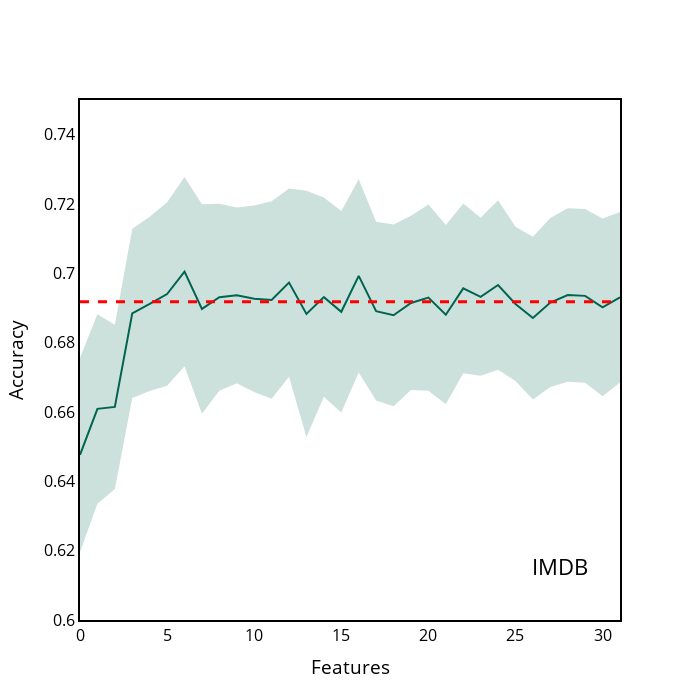

Notebook cell for this chart:
### Code cell
IMDB["y_upper"] = IMDB["accuracy_contribution"] + IMDB["accuracy_contribution_std"]
IMDB["y_lower"] = IMDB["accuracy_contribution"] - IMDB["accuracy_contribution_std"]

x = IMDB.index.tolist()
y = IMDB["accuracy_contribution"].tolist()

y_upper = IMDB["y_upper"].tolist()
y_lower = IMDB["y_lower"].tolist()


fig = go.Figure([
    go.Scatter(
        x=x,
        y=y,
        line=dict(color='rgb(0,100,80)'),
        mode='lines'
    ),
    go.Scatter(
        x=x+x[::-1], # x, then x reversed
        y=y_upper+y_lower[::-1], # upper, then lower reversed
        fill='toself',
        fillcolor='rgba(0,100,80,0.2)',
        line=dict(color='rgba(255,255,255,0)'),
        hoverinfo="skip",
        showlegend=False
    )
])



# Update figure layout
fig.update_layout(title={'text':'IMDB', 'y':0.2, 'x':0.8,'xanchor': 'center','yanchor': 'top'})
fig.update_layout(paper_bgcolor='white')
fig.update_layout(plot_bgcolor='white')
fig.update_yaxes(color='black')
fig.update_layout(
    yaxis = dict(
        title = "Accuracy",
        zeroline=True,
        showline = True,
        linecolor = 'black',
        mirror=True,
        linewidth = 2
    ),
    xaxis = dict(
        title = "Features",
        mirror=True,
        zeroline=True,
        showline = True,
        linecolor = 'black',
        linewidth = 2,
    ),
    width=700,
    height=700,
    font=dict(
    size=16,
    color="black")  
)
fig.update_layout(showlegend=False)
fig.update_layout(yaxis_range=[0.6,0.75])
fig.update_xaxes(showgrid=False, gridwidth=0.5, gridcolor='#e3e1e1')
fig.update_yaxes(showgrid=False, gridwidth=0.5, gridcolor='grey')
fig.update_traces(marker_line_color='black', marker_line_width=1.0, opacity=1.0)

fig.add_hline(y=0.6918, line_width=3, line_dash="dash", line_color="red")


fig.show()

### Figure 1 — Plotly figure (JSON) as saved in the notebook; plotly's stock layout.template omitted (floating-point values rounded to 4 significant figures)
{"data": [{"line": {"color": "rgb(0,100,80)"}, "marker": {"line": {"color": "black", "width": 1}}, "mode": "lines", "opacity": 1, "type": "scatter", "x": [0, 1, 2, 3, 4, 5, 6, 7, 8, 9, 10, 11, 12, 13, 14, 15, 16, 17, 18, 19, 20, 21, 22, 23, 24, 25, 26, 27, 28, 29, 30, 31], "y": [0.6476, 0.6609, 0.6615, 0.6885, 0.6912, 0.694, 0.7005, 0.6897, 0.6931, 0.6937, 0.6927, 0.6923, 0.6973, 0.6883, 0.6931, 0.6889, 0.6993, 0.6891, 0.6879, 0.6915, 0.693, 0.6881, 0.6957, 0.6932, 0.6966, 0.6912, 0.6871, 0.6916, 0.6937, 0.6935, 0.6902, 0.6931]}, {"fill": "toself", "fillcolor": "rgba(0,100,80,0.2)", "hoverinfo": "skip", "line": {"color": "rgba(255,255,255,0)"}, "marker": {"line": {"color": "black", "width": 1}}, "opacity": 1, "showlegend": false, "type": "scatter", "x": [0, 1, 2, 3, 4, 5, 6, 7, 8, 9, 10, 11, 12, 13, 14, 15, 16, 17, 18, 19, 20, 21, 22, 23, 24, 25, 26, 27, 28, 29, 30, 31, 31, 30, 29, 28, 27, 26, 25, 24, 23, 22, 21, 20, 19, 18, 17, 16, 15, 14, 13, 12, 11, 10, 9, 8, 7, 6, 5, 4, 3, 2, 1, 0], "y": [0.6757, 0.6882, 0.6851, 0.7129, 0.7163, 0.7205, 0.7278, 0.7199, 0.7201, 0.719, 0.7196, 0.7208, 0.7245, 0.7238, 0.7218, 0.7179, 0.7272, 0.7149, 0.7141, 0.7166, 0.7198, 0.7139, 0.7202, 0.716, 0.7211, 0.7134, 0.7106, 0.7159, 0.7188, 0.7185, 0.7158, 0.7177, 0.6685, 0.6645, 0.6685, 0.6687, 0.6672, 0.6636, 0.6689, 0.6722, 0.6704, 0.6712, 0.6622, 0.6662, 0.6663, 0.6617, 0.6633, 0.6714, 0.6599, 0.6644, 0.6528, 0.6702, 0.6638, 0.6658, 0.6683, 0.6661, 0.6595, 0.6732, 0.6676, 0.666, 0.664, 0.6378, 0.6336, 0.6196]}], "layout": {"font": {"color": "black", "size": 16}, "height": 700, "paper_bgcolor": "white", "plot_bgcolor": "white", "shapes": [{"line": {"color": "red", "dash": "dash", "width": 3}, "type": "line", "x0": 0, "x1": 1, "xref": "x domain", "y0": 0.6918, "y1": 0.6918, "yref": "y"}], "showlegend": false, "title": {"text": "IMDB", "x": 0.8, "xanchor": "center", "y": 0.2, "yanchor": "top"}, "width": 700, "xaxis": {"autorange": true, "gridcolor": "#e3e1e1", "gridwidth": 0.5, "linecolor": "black", "linewidth": 2, "mirror": true, "range": [0, 31], "showgrid": false, "showline": true, "title": {"text": "Features"}, "type": "linear", "zeroline": true}, "yaxis": {"color": "black", "gridcolor": "grey", "gridwidth": 0.5, "linecolor": "black", "linewidth": 2, "mirror": true, "range": [0.6, 0.75], "showgrid": false, "showline": true, "title": {"text": "Accuracy"}, "type": "linear", "zeroline": true}}}
